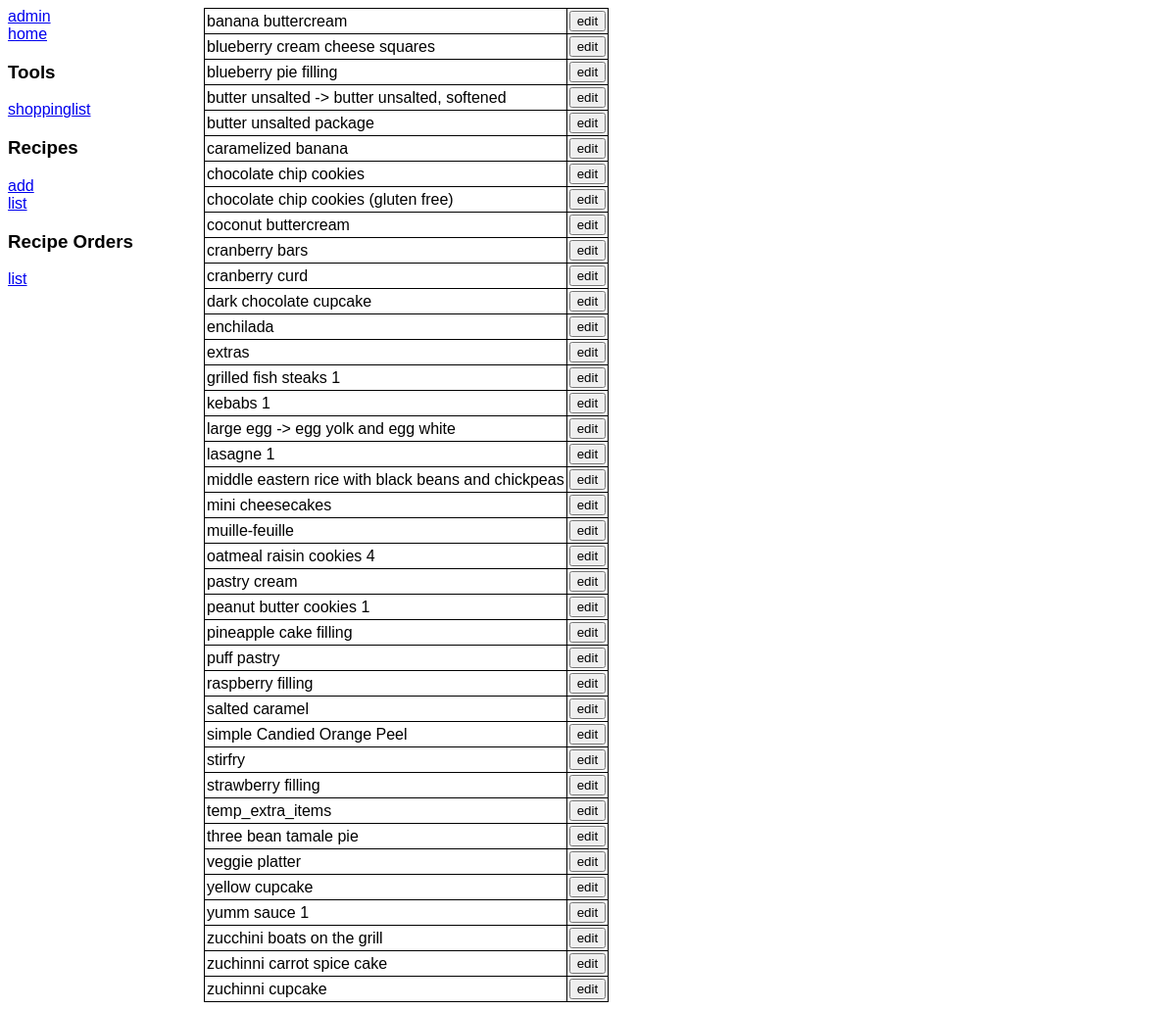
Before: /kitchen/recipe_list/ with the older database file.
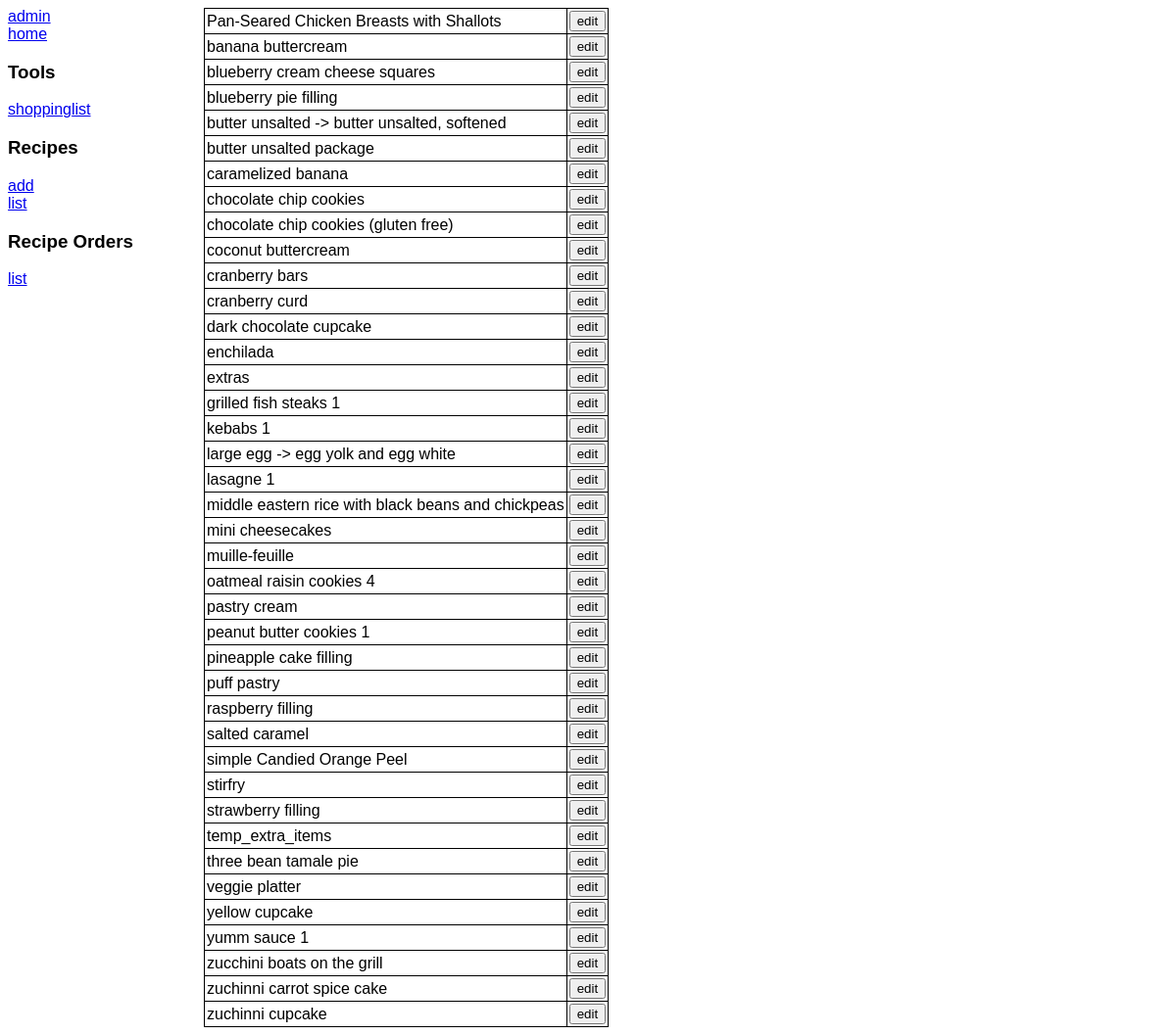
After: the same page with the newer database file.
### kitchen/models.py (models this page shows, shortened)
class Recipe(models.Model):
    name = models.CharField(max_length=256)
    source = models.CharField(max_length=256, blank=True)
    lcm = models.FloatField(default=1.0)
    ingredients = models.ManyToManyField(Item, through='Ingredient')
    text = models.TextField(blank=True)
    class Meta:
        ordering = ('name',)

### kitchen/views.py (the view)
# urls.py: url(r'recipe_list/$',           views.recipe_list,       name='recipe_list'),
def recipe_list(request):
    recipes = Recipe.objects.all()
    return render(request, 'kitchen/recipe_list.html', {'recipes':recipes})

### kitchen/templates/kitchen/recipe_list.html (shortened to what this page needs)
<html>
{% extends "kitchen/base.html" %}
{% block content %}
<table>
{% for r in recipes %}
<tr>
	<td>{{ r.name }}</td>
	<td>
		<form action="{% url 'kitchen:recipe_edit' r.id %}" method="post">
			<input type="submit" value="edit">
		</form>
	</td>
</tr>
{% endfor %}
</table>
{% endblock %}

### kitchen/templates/kitchen/base.html (shortened to what this page needs)
{% load staticfiles %}
<html>
	<head>
		<link rel="stylesheet" type="text/css" href="{% static "kitchen/style.css" %}"/>
	</head>
	<body>
		<div class="left">
			<a href="{% url 'admin:index'  %}">admin</a><br>
			<a href="{% url 'kitchen:home' %}">home</a><br>
			<h3>Tools</h3>
			<a href="{% url 'kitchen:shoppinglist' %}">shoppinglist</a><br>
			<h3>Recipes</h3>
			<a href="{% url 'kitchen:recipe_add'  %}">add</a><br>
			<a href="{% url 'kitchen:recipe_list' %}">list</a><br>
			<h3>Recipe Orders</h3>
			<a href="{% url 'kitchen:recipeorder_list' %}">list</a><br>
		</div>
		<div class="center">
			{% block content %}
			{% endblock %}
		</div>
	</body>
</html>

### kitchen/static/kitchen/style.css (style rules this page uses)
body { font-family: arial; }
table, td, th { border: 1px solid black; border-collapse: collapse; }
td, th { padding: 2px; }

Changed rows visible on the page:
added Recipe: name "Pan-Seared Chicken Breasts with Shallots"
